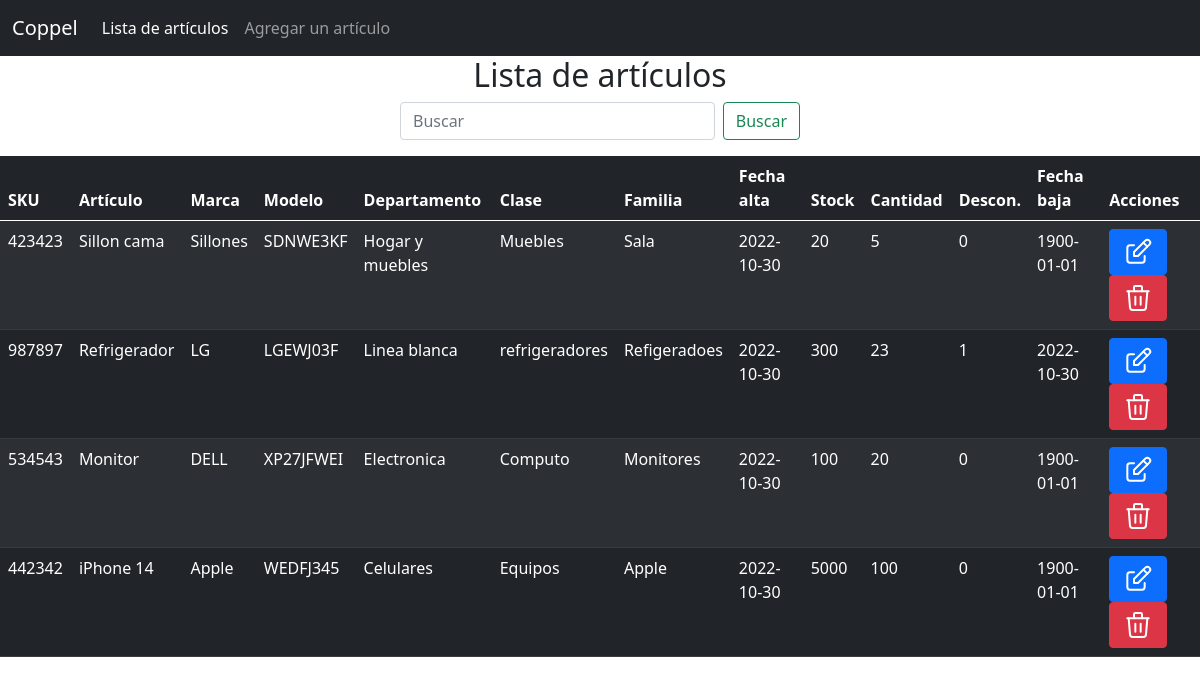
Page /tabla.php on the committed database.
### tables this page shows
CREATE TABLE `articulos` (
  `id_articulo` int(11) NOT NULL AUTO_INCREMENT,
  `sku` int(6) NOT NULL,
  `articulo` varchar(15) NOT NULL,
  `marca` varchar(15) NOT NULL,
  `modelo` varchar(20) NOT NULL,
  `familia_id` int(11) NOT NULL,
  `f_alta` date NOT NULL,
  `stock` int(9) NOT NULL,
  `cantidad` int(9) NOT NULL,
  `descontinuado` int(1) NOT NULL,
  `f_baja` date DEFAULT NULL,
  PRIMARY KEY (`id_articulo`),
  KEY `familia_id` (`familia_id`),
  CONSTRAINT `familia_fk` FOREIGN KEY (`familia_id`) REFERENCES `familias` (`id`)
);

CREATE TABLE `departamentos` (
  `id` int(11) NOT NULL AUTO_INCREMENT,
  `numero_depto` int(1) NOT NULL,
  `name_depto` varchar(20) NOT NULL,
  PRIMARY KEY (`id`)
);

CREATE TABLE `clases` (
  `id` int(11) NOT NULL AUTO_INCREMENT,
  `numero_clase` int(2) NOT NULL,
  `name_clase` varchar(20) NOT NULL,
  `depto_id` int(11) NOT NULL,
  PRIMARY KEY (`id`),
  KEY `depto_id` (`depto_id`),
  CONSTRAINT `depto_fk` FOREIGN KEY (`depto_id`) REFERENCES `departamentos` (`id`)
);

CREATE TABLE `familias` (
  `id` int(11) NOT NULL AUTO_INCREMENT,
  `numero_familia` int(3) NOT NULL,
  `name_familia` varchar(20) NOT NULL,
  `clase_id` int(11) NOT NULL,
  PRIMARY KEY (`id`),
  KEY `clase_id` (`clase_id`),
  CONSTRAINT `clase_fk` FOREIGN KEY (`clase_id`) REFERENCES `clases` (`id`)
);

### tabla.php (the view, shortened to what this page needs)
<!DOCTYPE html>
<html lang="en">
<head>
    <link href="https://cdn.jsdelivr.net/npm/bootstrap@5.0.0-beta2/dist/css/bootstrap.min.css" rel="stylesheet">
</head>
<body>
<?php require_once "nav.php"; ?>
    <h2 class="text-center">Lista de artículos</h2>
    <div class="col-md-4 mb-3 mx-auto">
        <form class="d-flex md-4" role="search" method="POST">
            <input class="form-control me-2" name="search" type="search" placeholder="Buscar" aria-label="Search">
            <input class="btn btn-outline-success" name="enviar" type="submit" value="Buscar">
        </form>
    </div>
    <?php
    $where='';
    ?>
    <?php
        include_once "connection/Connection.php";
        $sql = "SELECT * FROM articulos
        LEFT JOIN familias ON familias.id = articulos.familia_id
        LEFT JOIN clases ON clases.id = familias.clase_id
        LEFT JOIN departamentos ON departamentos.id = clases.depto_id $where ORDER BY id_articulo DESC";
        $resultado = mysqli_query($db, $sql);
    ?>
    <table class="table table-dark table-striped">
        <thead>
            <tr>
                <th>SKU</th>
                <th>Artículo</th>
                <th>Marca</th>
                <th>Modelo</th>
                <th>Departamento</th>
                <th>Clase</th>
                <th>Familia</th>
                <th>Fecha alta</th>
                <th>Stock</th>
                <th>Cantidad</th>
                <th>Descon.</th>
                <th>Fecha baja</th>
                <th>Acciones</th>
            </tr>
        </thead>
        <tbody>
            <?php
                while($filas = mysqli_fetch_assoc($resultado)){
            ?>
            <tr>
                <td scope="row"><?php echo $filas['sku']?></td>
                <td><?php echo $filas['articulo']?></td>
                <td><?php echo $filas['marca']?></td>
                <td><?php echo $filas['modelo']?></td>
                <td><?php echo $filas['name_depto']?></td>
                <td><?php echo $filas['name_clase']?></td>
                <td><?php echo $filas['name_familia']?></td>
                <td><?php echo $filas['f_alta']?></td>
                <td><?php echo $filas['stock']?></td>
                <td><?php echo $filas['cantidad']?></td>
                <td><?php echo $filas['descontinuado']?></td>
                <td><?php echo $filas['f_baja']?></td>
                <td>
                    <?php echo "<a class='btn btn-primary' href='editar.php?id=".$filas['id_articulo']."'>
                        <svg class='btnEdit' xmlns='http://www.w3.org/2000/svg' class='icon icon-tabler icon-tabler-edit' width='32' height='32' viewBox='0 0 24 24' stroke-width='1.5' stroke='#fff' fill='none' stroke-linecap='round' stroke-linejoin='round'>
                        <path stroke='none' d='M0 0h24v24H0z' fill='none'/>
                        <path d='M9 7h-3a2 2 0 0 0 -2 2v9a2 2 0 0 0 2 2h9a2 2 0 0 0 2 -2v-3' />
                        <path d='M9 15h3l8.5 -8.5a1.5 1.5 0 0 0 -3 -3l-8.5 8.5v3' />
                        <line x1='16' y1='5' x2='19' y2='8' />
                        </svg>
                    </a>"; ?>
                    <?php echo "<a class='btn btn-danger' onclick='return confirmacion()' href='eliminar.php?id=".$filas['id_articulo']."'>
                        <svg class='btnDelete' xmlns='http://www.w3.org/2000/svg' class='icon icon-tabler icon-tabler-trash' width='32' height='32' viewBox='0 0 24 24' stroke-width='1.5' stroke='#fff' fill='none' stroke-linecap='round' stroke-linejoin='round'>
                        <path stroke='none' d='M0 0h24v24H0z' fill='none'/>
                        <line x1='4' y1='7' x2='20' y2='7' />
                        <line x1='10' y1='11' x2='10' y2='17' />
                        <line x1='14' y1='11' x2='14' y2='17' />
                        <path d='M5 7l1 12a2 2 0 0 0 2 2h8a2 2 0 0 0 2 -2l1 -12' />
                        <path d='M9 7v-3a1 1 0 0 1 1 -1h4a1 1 0 0 1 1 1v3' />
                        </svg>
                    </a>"; ?>
                </td>
            </tr>
            <?php } ?>
        </tbody>
    </table>
</body>
</html>

### nav.php (shortened to what this page needs)
<nav class="navbar navbar-expand-lg navbar-dark bg-dark">
  <div class="container-fluid">
    <a class="navbar-brand" href="index.php">Coppel</a>
    <div class="collapse navbar-collapse" id="navbarNav">
      <ul class="navbar-nav">
        <li class="nav-item">
          <a class="nav-link active" href="tabla.php">Lista de artículos</a>
        </li>
        <li class="nav-item">
          <a class="nav-link" href="index.php">Agregar un artículo</a>
        </li>
      </ul>
    </div>
  </div>
</nav>

### rows in the picture
articulos: sku "423423", articulo "Sillon cama", marca "Sillones", modelo "SDNWE3KF", departamentos.name_depto "Hogar y muebles", clases.name_clase "Muebles", familia.name_familia "Sala", f_alta "2022-10-30", stock "20", cantidad "5", descontinuado "0", f_baja "1900-01-01"
articulos: sku "987897", articulo "Refrigerador", marca "LG", modelo "LGEWJ03F", departamentos.name_depto "Linea blanca", clases.name_clase "refrigeradores", familia.name_familia "Refigeradoes", f_alta "2022-10-30", stock "300", cantidad "23", descontinuado "1", f_baja "2022-10-30"
articulos: sku "534543", articulo "Monitor", marca "DELL", modelo "XP27JFWEI", departamentos.name_depto "Electronica", clases.name_clase "Computo", familia.name_familia "Monitores", f_alta "2022-10-30", stock "100", cantidad "20", descontinuado "0", f_baja "1900-01-01"
articulos: sku "442342", articulo "iPhone 14", marca "Apple", modelo "WEDFJ345", departamentos.name_depto "Celulares", clases.name_clase "Equipos", familia.name_familia "Apple", f_alta "2022-10-30", stock "5000", cantidad "100", descontinuado "0", f_baja "1900-01-01"
